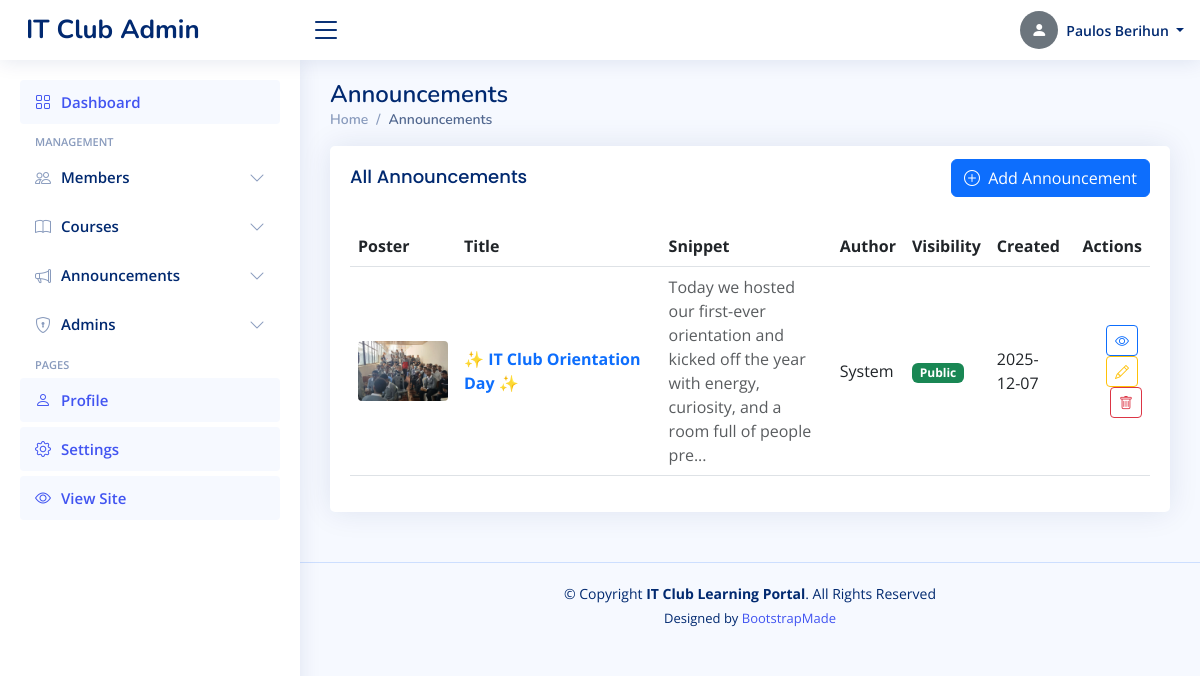
Screenshot of /admin/announcements (signed in) with the database file from the repository.
### tables this page shows
CREATE TABLE announcements (
        id INTEGER PRIMARY KEY AUTOINCREMENT,
        title TEXT NOT NULL,
        content TEXT NOT NULL,
        author_id INTEGER,
        is_public INTEGER DEFAULT 1,
        created_at TIMESTAMP DEFAULT CURRENT_TIMESTAMP, poster TEXT,
        FOREIGN KEY (author_id) REFERENCES admins (id)
    );

### app.py (the view)
@app.route('/admin/announcements')
@admin_required
def admin_announcements():
    db = get_db()
    rows = db.execute('''
        SELECT a.*, ad.full_name as author_name
        FROM announcements a
        LEFT JOIN admins ad ON a.author_id = ad.id
        ORDER BY a.created_at DESC
    ''').fetchall()
    announcements_list = []
    for r in rows:
        d = row_to_dict(r)
        if d:
            d['poster'] = resolve_media_path(d.get('poster'))
        announcements_list.append(d)
    return render_template('admin/announcements.html', announcements=announcements_list)

### app.py (called while the page is built)
def get_db():
    if 'db' not in g:
        g.db = sqlite3.connect(app.config['DATABASE'])
        g.db.row_factory = sqlite3.Row
    return g.db

def admin_required(f):
    @functools.wraps(f)
    def decorated(*args, **kwargs):
        if 'admin_id' not in session:
            flash('Admin login required.', 'error')
            return redirect(url_for('admin_login'))
        return f(*args, **kwargs)
    return decorated

def row_to_dict(row):
	if row is None:
		return None
	try:
		return {k: row[k] for k in row.keys()}
	except Exception:
		try:
			return dict(row)
		except Exception:
			return row

def resolve_media_path(val):
	if not val:
		return None
	val = str(val)
	if val.startswith('http://') or val.startswith('https://') or val.startswith('/'):
		return val
	return url_for('static', filename=val)

### templates/admin/announcements.html (shortened to what this page needs)
<!DOCTYPE html>
<html lang="en">
<head>
  <link href="{{ url_for('static', filename='vendor/bootstrap/css/bootstrap.min.css') }}" rel="stylesheet">
  <link href="{{ url_for('static', filename='vendor/bootstrap-icons/bootstrap-icons.css') }}" rel="stylesheet">
  <link href="{{ url_for('static', filename='vendor/boxicons/css/boxicons.min.css') }}" rel="stylesheet">
  <link href="{{ url_for('static', filename='vendor/quill/quill.snow.css') }}" rel="stylesheet">
  <link href="{{ url_for('static', filename='vendor/quill/quill.bubble.css') }}" rel="stylesheet">
  <link href="{{ url_for('static', filename='vendor/remixicon/remixicon.css') }}" rel="stylesheet">
  <link href="{{ url_for('static', filename='vendor/simple-datatables/style.css') }}" rel="stylesheet">
  <link rel="stylesheet" href="https://cdn.jsdelivr.net/npm/bootstrap-icons@1.10.5/font/bootstrap-icons.css">
  <link rel="stylesheet" href="https://cdnjs.cloudflare.com/ajax/libs/boxicons/2.1.4/css/boxicons.min.css">
  <link rel="stylesheet" href="https://cdn.jsdelivr.net/npm/remixicon@2.5.0/fonts/remixicon.css">
  <link href="{{ url_for('static', filename='css/style.css') }}" rel="stylesheet">
</head>
<body>
  <header id="header" class="header fixed-top d-flex align-items-center">
    <div class="d-flex align-items-center justify-content-between">
      <a href="{{ url_for('admin_dashboard') }}" class="logo d-flex align-items-center">
        <span class="d-none d-lg-block">IT Club Admin</span>
      </a>
      <i class="bi bi-list toggle-sidebar-btn"></i>
    </div>
    <nav class="header-nav ms-auto">
      <ul class="d-flex align-items-center">
        <li class="nav-item dropdown pe-3">
          <a class="nav-link nav-profile d-flex align-items-center pe-0" href="#" data-bs-toggle="dropdown">
            {% set _avatar_src = None %}
            {% if admin and admin.profile_picture %}
              {% if admin.profile_picture.startswith('http') or admin.profile_picture.startswith('/') %}
                {% set _avatar_src = admin.profile_picture %}
              {% else %}
                {% set _avatar_src = url_for('static', filename=admin.profile_picture) %}
              {% endif %}
            {% endif %}
            {% if _avatar_src %}
              <img src="{{ _avatar_src }}" alt="Profile" class="rounded-circle">
            {% else %}
              <div class="rounded-circle bg-secondary d-flex align-items-center justify-content-center" style="width:38px;height:38px;">
                <i class="bi bi-person-fill text-white"></i>
              </div>
            {% endif %}
            <span class="d-none d-md-block dropdown-toggle ps-2">
              {{ admin.full_name if admin and admin.full_name else session.get('admin_name', 'Admin') }}
            </span>
          </a>
        </li>
      </ul>
    </nav>
  </header>
  <aside id="sidebar" class="sidebar">
    <ul class="sidebar-nav" id="sidebar-nav">
      <li class="nav-item">
        <a class="nav-link active" href="{{ url_for('admin_dashboard') }}">
          <i class="bi bi-grid"></i>
          <span>Dashboard</span>
        </a>
      </li>
      <li class="nav-heading">Management</li>
      <li class="nav-item">
        <a class="nav-link collapsed" data-bs-target="#members-nav" data-bs-toggle="collapse" href="#">
          <i class="bi bi-people"></i><span>Members</span><i class="bi bi-chevron-down ms-auto"></i>
        </a>
      </li>
      <li class="nav-item">
        <a class="nav-link collapsed" data-bs-target="#courses-nav" data-bs-toggle="collapse" href="#">
          <i class="bi bi-book"></i><span>Courses</span><i class="bi bi-chevron-down ms-auto"></i>
        </a>
      </li>
      <li class="nav-item">
        <a class="nav-link collapsed" data-bs-target="#announcements-nav" data-bs-toggle="collapse" href="#">
          <i class="bi bi-megaphone"></i><span>Announcements</span><i class="bi bi-chevron-down ms-auto"></i>
        </a>
      </li>
      {% if session.get('admin_role') == 'super_admin' %}
      <li class="nav-item">
        <a class="nav-link collapsed" data-bs-target="#admins-nav" data-bs-toggle="collapse" href="#">
          <i class="bi bi-shield-lock"></i><span>Admins</span><i class="bi bi-chevron-down ms-auto"></i>
        </a>
      </li>
      {% endif %}
      <li class="nav-heading">Pages</li>
      <li class="nav-item">
        <a class="nav-link" href="{{ url_for('admin_profile') }}">
          <i class="bi bi-person"></i>
          <span>Profile</span>
        </a>
      </li>
      <li class="nav-item">
        <a class="nav-link" href="{{ url_for('admin_settings') }}">
          <i class="bi bi-gear"></i>
          <span>Settings</span>
        </a>
      </li>
      <li class="nav-item">
        <a class="nav-link" href="{{ url_for('index') }}" target="_blank">
          <i class="bi bi-eye"></i>
          <span>View Site</span>
        </a>
      </li>
    </ul>
  </aside>
  <main id="main" class="main">
    <div class="pagetitle">
      <h1>Announcements</h1>
      <nav>
        <ol class="breadcrumb">
          <li class="breadcrumb-item"><a href="{{ url_for('admin_dashboard') }}">Home</a></li>
          <li class="breadcrumb-item active">Announcements</li>
        </ol>
      </nav>
    </div>
    <section class="section dashboard">
      <div class="row">
        <div class="col-12">
          <div class="card">
            <div class="card-body">
              <div class="d-flex justify-content-between align-items-center mb-3">
                <h5 class="card-title">All Announcements</h5>
                <a href="{{ url_for('add_announcement') }}" class="btn btn-primary"><i class="bi bi-plus-circle me-1"></i> Add Announcement</a>
              </div>
              {% if announcements %}
              <div class="table-responsive">
                <table class="table table-hover align-middle">
                  <thead>
                    <tr>
                      <th>Poster</th>
                      <th>Title</th>
                      <th>Snippet</th>
                      <th>Author</th>
                      <th>Visibility</th>
                      <th>Created</th>
                      <th class="text-end">Actions</th>
                    </tr>
                  </thead>
                  <tbody>
                    {% for a in announcements %}
                    <tr>
                      <td style="width:100px;">
                        {% if a['poster'] %}
                        <img src="{{ a['poster'] }}" alt="poster" style="width:90px; height:60px; object-fit:cover; border-radius:4px;">
                        {% else %}
                        <img src="{{ url_for('static', filename='img/default-poster.png') }}" alt="no-poster" style="width:90px; height:60px; object-fit:cover; border-radius:4px; opacity:0.6;">
                        {% endif %}
                      </td>
                      <td style="min-width:200px;">
                        <a href="{{ url_for('view_announcement', announcement_id=a['id']) }}" class="fw-bold text-primary">{{ a['title'] }}</a>
                      </td>
                      <td class="text-muted">{{ (a['content'][:120] ~ ('...' if a['content']|length > 120 else '')) }}</td>
                      <td>{{ a['author_name'] or 'System' }}</td>
                      <td>
                        {% if a['is_public'] == 1 or a['is_public'] == '1' %}
                          <span class="badge bg-success">Public</span>
                        {% else %}
                          <span class="badge bg-secondary">Private</span>
                        {% endif %}
                      </td>
                      <td>{{ a['created_at'][:10] if a['created_at'] else 'N/A' }}</td>
                      <td class="text-end">
                        <a href="{{ url_for('view_announcement', announcement_id=a['id']) }}" class="btn btn-sm btn-outline-primary me-1" title="View"><i class="bi bi-eye"></i></a>
                        <a href="{{ url_for('edit_announcement', announcement_id=a['id']) }}" class="btn btn-sm btn-outline-warning me-1" title="Edit"><i class="bi bi-pencil"></i></a>
                        <form action="{{ url_for('delete_announcement', announcement_id=a['id']) }}" method="post" style="display:inline" onsubmit="return confirm('Delete this announcement?');">
                          <button type="submit" class="btn btn-sm btn-outline-danger" title="Delete"><i class="bi bi-trash"></i></button>
                        </form>
                      </td>
                    </tr>
                    {% endfor %}
                  </tbody>
                </table>
              </div>
              {% else %}
                <div class="text-center py-4">
                  <i class="bi bi-megaphone display-4 text-muted"></i>
                  <p class="text-muted mt-2">No announcements found.</p>
                  <a href="{{ url_for('add_announcement') }}" class="btn btn-primary">Create first announcement</a>
                </div>
              {% endif %}
            </div>
          </div>
        </div>
      </div>
    </section>
  </main>
  <footer id="footer" class="footer">
    <div class="copyright">
      &copy; Copyright <strong><span>IT Club Learning Portal</span></strong>. All Rights Reserved
    </div>
    <div class="credits">
      Designed by <a href="https://bootstrapmade.com/">BootstrapMade</a>
    </div>
  </footer>
</body>
</html>

### static/css/style.css (style rules this page uses)
:root { scroll-behavior: smooth; }
body { font-family: "Open Sans", sans-serif; background: #f6f9ff; color: #444444; }
a { color: #4154f1; text-decoration: none; }
h1, h2, h3, h4, h5, h6 { font-family: "Nunito", sans-serif; }
#main { margin-top: 60px; padding: 20px 30px; transition: all 0.3s; }
.pagetitle { margin-bottom: 10px; }
.pagetitle h1 { font-size: 24px; margin-bottom: 0; font-weight: 600; color: #012970; }
.card { margin-bottom: 30px; border: none; border-radius: 5px; box-shadow: 0px 0 30px rgba(1, 41, 112, 0.1); }
.card-title { padding: 20px 0 15px 0; font-size: 18px; font-weight: 500; color: #012970; font-family: "Poppins", sans-serif; }
.card-body { padding: 0 20px 20px 20px; }
.breadcrumb { font-size: 14px; font-family: "Nunito", sans-serif; color: #899bbd; font-weight: 600; }
.breadcrumb a { color: #899bbd; transition: 0.3s; }
.breadcrumb .breadcrumb-item::before { color: #899bbd; }
.breadcrumb .active { color: #51678f; font-weight: 600; }
.logo { line-height: 1; }
@media (min-width: 1200px) { .logo { width: 280px; } }
.logo span { font-size: 26px; font-weight: 700; color: #012970; font-family: "Nunito", sans-serif; }
.header { transition: all 0.5s; z-index: 997; height: 60px; box-shadow: 0px 2px 20px rgba(1, 41, 112, 0.1); background-color: #fff; padding-left: 20px; }
.header .toggle-sidebar-btn { font-size: 32px; padding-left: 10px; cursor: pointer; color: #012970; }
.header-nav ul { list-style: none; }
.header-nav>ul { margin: 0; padding: 0; }
.header-nav .nav-profile { color: #012970; }
.header-nav .nav-profile span { font-size: 14px; font-weight: 600; }
.sidebar { position: fixed; top: 60px; left: 0; bottom: 0; width: 300px; z-index: 996; transition: all 0.3s; padding: 20px; overflow-y: auto; scrollbar-width: thin; scrollbar-color: #aab7cf transparent; box-shadow: 0px 0px 20px rgba(1, 41, 112, 0.1); background-color: #fff; }
@media (min-width: 1200px) { #main, #footer { margin-left: 300px; } }
.sidebar-nav { padding: 0; margin: 0; list-style: none; }
.sidebar-nav li { padding: 0; margin: 0; list-style: none; }
.sidebar-nav .nav-item { margin-bottom: 5px; }
.sidebar-nav .nav-heading { font-size: 11px; text-transform: uppercase; color: #899bbd; font-weight: 600; margin: 10px 0 5px 15px; }
.sidebar-nav .nav-link { display: flex; align-items: center; font-size: 15px; font-weight: 600; color: #4154f1; transition: 0.3; background: #f6f9ff; padding: 10px 15px; border-radius: 4px; }
.sidebar-nav .nav-link i { font-size: 16px; margin-right: 10px; color: #4154f1; }
.sidebar-nav .nav-link.collapsed { color: #012970; background: #fff; }
.sidebar-nav .nav-link.collapsed i { color: #899bbd; }
.sidebar-nav .nav-link .bi-chevron-down { margin-right: 0; transition: transform 0.2s ease-in-out; }
.footer { padding: 20px 0; font-size: 14px; transition: all 0.3s; border-top: 1px solid #cddfff; }
.footer .copyright { text-align: center; color: #012970; }
.footer .credits { padding-top: 5px; text-align: center; font-size: 13px; color: #012970; }

### rows the page displays
announcements: poster (picture), title "✨ IT Club Orientation Day ✨", content "Today we hosted our first-ever orientation and kicked off the year with energy, curiosity, and a room full of people pre...", a "System", is_public "Public", created_at "2025-12-07"
